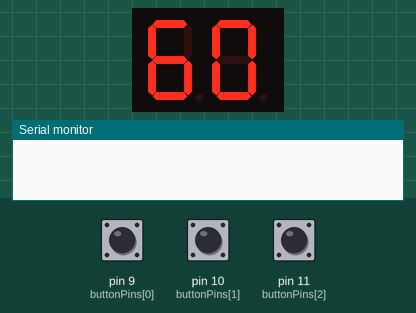
This sketch was run on a simulated Arduino Nano, built with avr-gcc and run on an emulated ATmega328P. Parts: 2-digit seven-segment display, the last lines printed to the serial monitor. Wiring (inferred from the names in the program): 2-digit 7-segment display, segments lit when LOW: segments pin 2, pin 3, pin 4, pin 5, pin 6, pin 7, pin 8; digit selects pin 12, pin 13. Inputs (shaded band) come from the test bench; at power-on: pin 10 (buttonPins[1]) HIGH, pin 9 (buttonPins[0]) HIGH, pin 11 (buttonPins[2]) HIGH. Random numbers use the default seed unless the sketch sets one; the segment pins are drawn as the display they are named for.

Above: at 1.2 s.
1.3 s: pin 10 (buttonPins[1]) pulled LOW for 0.15 s
At 2.0 s:
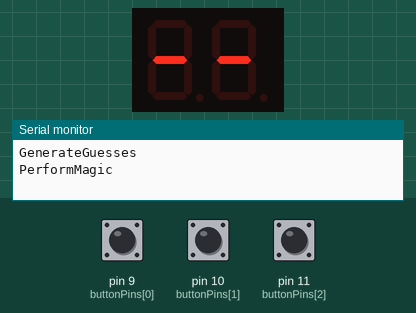
2.9 s: pin 9 (buttonPins[0]) pulled LOW for 3.2 s
7.6 s: pin 11 (buttonPins[2]) pulled LOW for 1 s
At 9.5 s:
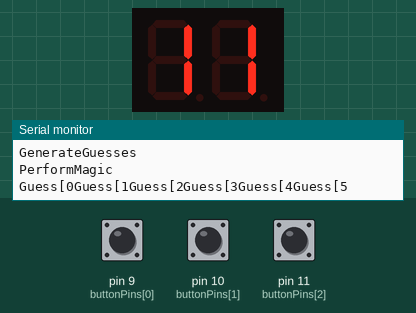
10.1 s: pin 11 (buttonPins[2]) pulled LOW for 3.2 s
At 11.2 s:
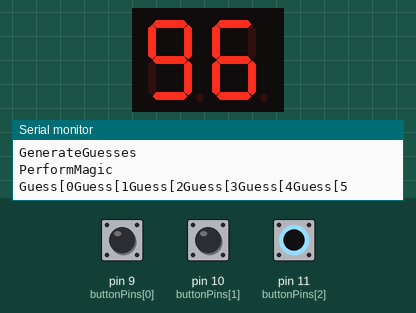
13.9 s: pin 9 (buttonPins[0]) pulled LOW for 3.2 s
At 18.2 s:
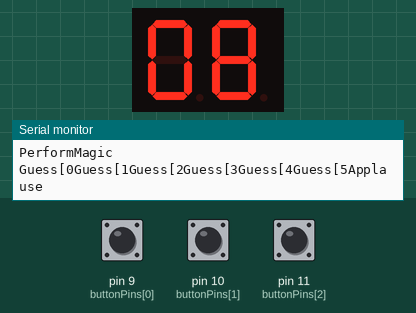
18.6 s: pin 10 (buttonPins[1]) pulled LOW for 1 s
At 19.9 s:
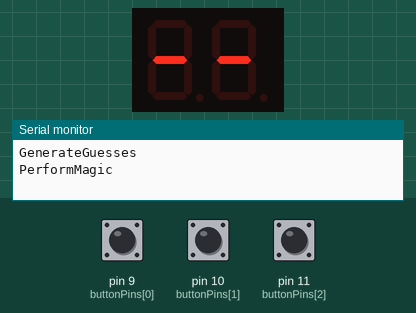
Timing chart, 0 to 21.6 s (numbered marks = the images above; inputs shaded):
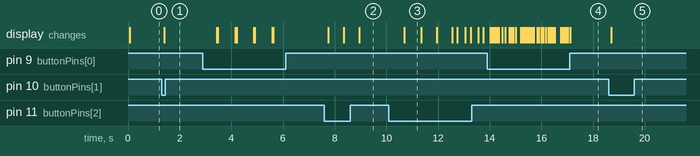

Measured:
- after the input at 1.3 s, the display: changes after 0.10 s (image 1)
- after the input at 7.6 s, the display: first changes after 0.15 s (image 2 shows a later state)
- after the input at 10.1 s, the display: changes after 0.60 s (image 3)
- after the input at 18.6 s, the display: changes after 0.10 s (image 5)
- what the display in image 3 shows lasts 0.7 s, from 10.7 s to 11.4 s

The sketch:

Assistant.ino
```cpp
#include <TimerOne.h>

/*
   Pick a number betweeen 1 and 99
   by Hari Wiguna, 2020
*/

const byte segmentPins[] = {2, 3, 4, 5, 6, 7, 8};
const byte digitPins[] = {12, 13};
const byte maxNumber = 99; // Max # that could be displayed with two digits
const byte buttonPins[] = {9, 10, 11};
const byte OFF = HIGH;
const byte ON = LOW;
const byte PRESSED = LOW;

const byte numberMap[] = {
  //.GFEDCBA
  B00111111,  // 0
  B00000110,  // 1
  B01011011,  // 2
  B01001111,  // 3
  B01100110,  // 4
  B01101101,  // 5
  B01111101,  // 6
  B00000111,  // 7
  B01111111,  // 8
  B01101111,  // 9
  B01000000,  // -
  //B01010011,  // ?
};

byte currentNumber;
volatile byte currentDigitIndex = 0;
volatile bool isDisplayOn = true;

#define WAITING_FOR_CHOSEN_NUMBER  0
#define WAITING_FOR_MAGICIAN  1
#define WAITING_FOR_NEXT_GUESS  2
#define WAITING_FOR_NEXT_TRICK  3
byte currentState = WAITING_FOR_CHOSEN_NUMBER;

byte WaitForButton() {
  byte pressedButtonIndex = -1; // none pressed
  do {
    delay(100);
    for (byte buttonIndex = 0; buttonIndex < 3; buttonIndex++)
      if (digitalRead(buttonPins[buttonIndex]) == PRESSED) pressedButtonIndex = buttonIndex;
  } while (pressedButtonIndex == -1);
  return pressedButtonIndex;
}

void DisplayCurrentNumber(void)
{
  digitalWrite(digitPins[currentDigitIndex], OFF); // Turn off last digit index
  currentDigitIndex = 1 - currentDigitIndex; // alternate digit index
  byte currentDigit = (currentDigitIndex == 0) ? currentNumber % 10 : currentNumber / 10;
  if (currentNumber == 0) currentDigit = 10; // Dash
  for (byte i = 0; i < 7; i++) {
    bool isOn = !(bitRead(numberMap[currentDigit], i) && isDisplayOn);
    digitalWrite(segmentPins[i], isOn);
  }
  digitalWrite(digitPins[currentDigitIndex], ON);
}

void setup() {
  Serial.begin(9600);

  for (byte i = 0; i < 7; i++) {
    pinMode(segmentPins[i], OUTPUT);
    digitalWrite(segmentPins[i], OFF);
  }
  for (byte i = 0; i < 2; i++) {
    pinMode(digitPins[i], OUTPUT);
    digitalWrite(digitPins[i], ON);
  }
  for (byte i = 0; i < 3; i++) {
    pinMode(buttonPins[i], INPUT_PULLUP);
  }

  randomSeed(analogRead(A7));
  currentNumber = random(1, maxNumber + 1);

  Timer1.initialize(10000); // call every 0.01 seconds
  Timer1.attachInterrupt(DisplayCurrentNumber);
}

void TestSegments() {
  digitalWrite(digitPins[0], LOW); // common anode off
  digitalWrite(digitPins[1], LOW); // common anode off
  for (byte d = 0; d < 2; d++) {
    digitalWrite(digitPins[d], HIGH); // common anode on
    for (byte i = 0; i < 7; i++) {
      digitalWrite(segmentPins[i], ON);
      delay(150);
      digitalWrite(segmentPins[i], OFF);
      delay(150);
    }
    digitalWrite(digitPins[d], LOW); // common anode off
  }
}

void TestDigits() {
  digitalWrite(digitPins[0], ON); digitalWrite(digitPins[1], OFF); delay(500);
  digitalWrite(digitPins[0], OFF); digitalWrite(digitPins[1], ON); delay(500);
}

void TestButtons() {
  digitalWrite(segmentPins[6], ON);
  for (byte i = 0; i < 2; i++) {
    if (digitalRead(buttonPins[0]) == PRESSED) {
      digitalWrite(digitPins[0], ON); digitalWrite(digitPins[1], OFF);
    }

    if (digitalRead(buttonPins[1]) == PRESSED) {
      digitalWrite(digitPins[0], OFF); digitalWrite(digitPins[1], ON);
    }

    if (digitalRead(buttonPins[2]) == PRESSED) {
      digitalWrite(digitPins[0], OFF); digitalWrite(digitPins[1], OFF);
    }
  }
}

void TestNumbers() {
  digitalWrite(digitPins[0], ON); digitalWrite(digitPins[1], OFF);
  for (byte ni = 0; ni < 10; ni++) {
    for (byte i = 0; i < 7; i++) {
      digitalWrite(segmentPins[i], !bitRead(numberMap[ni], i));
    }
    delay(500);
  }
}

void Refresh() {
  //  digitalWrite(digitPins[currentDigitIndex], OFF); // Turn off last digit index
  //  currentDigitIndex = 1 - currentDigitIndex; // alternate digit index
  //  byte currentDigit = (currentDigitIndex == 0) ? currentNumber % 10 : currentNumber / 10;
  //  if (currentNumber == 0) currentDigit = 10; // Dash
  //  for (byte i = 0; i < 7; i++) {
  //    digitalWrite(segmentPins[i], !bitRead(numberMap[currentDigit], i));
  //  }
  //  digitalWrite(digitPins[currentDigitIndex], ON);
  DisplayCurrentNumber();
  delay(10);
}

void ShuffleRandomNumber() {
  if (digitalRead(buttonPins[0]) == PRESSED) {
    byte randomNumber = random(1, 100);
    currentNumber = randomNumber;
  }
}


#include "Magician.h"

bool NumberPicked() {
  if ((currentNumber != 0) && (digitalRead(buttonPins[1]) == PRESSED)) {
    chosenNumber = currentNumber;
  }
  return chosenNumber != 0;
}

void Applause() {
  Serial.println("Applause");
  bool buttonPressed = false;
  do {
    isDisplayOn = !isDisplayOn;
    for (byte i = 0; i < 5; i++) {
      if (digitalRead(buttonPins[0]) == PRESSED) {
        buttonPressed = true;
      }
      delay(50);
    }
  } while (!buttonPressed);
  isDisplayOn = true;

  currentState = WAITING_FOR_CHOSEN_NUMBER;
}


void loop() {
  //TestSegments();
  //TestDigits();
  //TestButtons();
  //TestNumbers();
  //Refresh();
  //
    switch (currentState) {
      case WAITING_FOR_CHOSEN_NUMBER:
        ShuffleRandomNumber();
        if (NumberPicked()) PrepareMagic();
        break;
      case WAITING_FOR_MAGICIAN:
        PerformMagic();
        break;
    }
}
```

Magician.h
```cpp
// Don't study this file unless you want to ruin the trick. :-)

const byte maxNumberOfGuesses = 6;
byte guesses[maxNumberOfGuesses];
byte numberOfGuesses;
byte sentinelHint;

byte sentinelDigit;
bool isSentinelOnLeft;
byte sentinelNumber;

byte chosenNumber;

void Print(String label, byte number) {
//  Serial.print(label);
//  Serial.print(" = ");
//  Serial.println(number);
}

void PrintElement(String var, byte index, byte value) {
//  Serial.print(var);
//  Serial.print("[");
//  Serial.print(index);
//  Serial.print("]=");
//  Serial.println(value);
}

byte HintToSentinel(byte sentinelHint) {

  byte firstDigit = sentinelHint / 10;
  byte secondDigit = sentinelHint % 10;
  isSentinelOnLeft = (firstDigit > secondDigit);
  byte sentinelHintDigit =  isSentinelOnLeft ? firstDigit : secondDigit;
  sentinelDigit = 9 - sentinelHintDigit;

  do {
    byte sentinelOtherDigit = random(0, 10);

    sentinelNumber = (isSentinelOnLeft) ?
                     sentinelDigit * 10 + sentinelOtherDigit :
                     sentinelOtherDigit * 10 + sentinelDigit;
  } while (sentinelNumber == 0);

  Print("HintToSentinel. sentinelHint", sentinelHint);
  Print("firstDigit", firstDigit);
  Print("secondDigit", secondDigit);
  Print("isSentinelOnLeft", isSentinelOnLeft);
  Print("sentinelHintDigit", sentinelHintDigit);
  Print("sentinelDigit", sentinelDigit);
  Print("sentinelNumber", sentinelNumber);

  return sentinelNumber;
}

byte PickHint() {
  byte firstDigit, secondDigit;
  do {
    sentinelHint = random(1, maxNumber + 1);
    firstDigit = sentinelHint / 10;
    secondDigit = sentinelHint % 10;
  } while (firstDigit == secondDigit);
  return sentinelHint;
}

byte GoodRandom() {
  byte randomGuess;
  bool conflictWithSentinelDigit, conflictWithSentinelHint, conflictWithChosenNumber;
  do {
    randomGuess = random(1, maxNumber + 1);
    byte valueAtSentinelPosition = isSentinelOnLeft ? randomGuess / 10 : randomGuess % 10;
    conflictWithSentinelDigit = valueAtSentinelPosition == sentinelDigit;
    conflictWithSentinelHint = randomGuess == sentinelHint;
    conflictWithChosenNumber = randomGuess == chosenNumber;
  } while (conflictWithSentinelDigit || conflictWithSentinelHint || conflictWithChosenNumber );
  return randomGuess;
}

void GenerateGuesses() {
  Serial.println("GenerateGuesses");
  guesses[0] = sentinelHint;
  guesses[numberOfGuesses - 2] = sentinelNumber;
  guesses[numberOfGuesses - 1] = chosenNumber;

  // Fill the guesses randomly
  for (byte i = 1; i < (numberOfGuesses - 2); i++) {
    guesses[i] = GoodRandom();
    PrintElement("guesses", i, guesses[i]);
  }
}

//------------------------------------

void PrepareMagic() {
  Print("\nPrepareMagic. chosenNumber", chosenNumber);
  numberOfGuesses = random(3, maxNumberOfGuesses + 1);
  Print("numberOfGuesses", numberOfGuesses);

  do {
    sentinelHint = PickHint();
    sentinelNumber = HintToSentinel(sentinelHint);
  } while ((sentinelHint == chosenNumber) || (sentinelNumber == chosenNumber));

  Print("chosenNumber", chosenNumber);
  Print("sentinelHint", sentinelHint);
  Print("sentinelNumber", sentinelNumber);

  GenerateGuesses();
  currentState = WAITING_FOR_MAGICIAN;
}

void PerformMagic() {
  Serial.println("PerformMagic");
  // First, show "--" to indicate start of guesses...
  currentNumber = 0;
  byte pressedButtonIndex;
  do {
    pressedButtonIndex = WaitForButton();
    if (pressedButtonIndex == 0) {currentState = WAITING_FOR_CHOSEN_NUMBER; break;}
    if (pressedButtonIndex == 2) {currentState = WAITING_FOR_NEXT_GUESS; break;}
  } while (true);

  if (currentState == WAITING_FOR_NEXT_GUESS) {
    if (numberOfGuesses != 0) { // Make sure PrepareMagic() has filled the guesses array()
      for (byte i = 0; i < numberOfGuesses; i++) {
        Serial.print("Guess["); Serial.print(i); Print("]", guesses[i]);
      }
      for (byte guessIndex = 0; guessIndex < numberOfGuesses; guessIndex++) {
        PrintElement("guesses", guessIndex, guesses[guessIndex]);
        currentNumber = guesses[guessIndex];
        do {
          //Refresh();
          delay(100);
        } while (digitalRead(buttonPins[2]) != PRESSED);

        delay(500);
      }

      currentState = WAITING_FOR_NEXT_TRICK;
      Applause(); // until they press button 0 to get another random#
      numberOfGuesses = 0; // Get ready for next show
      chosenNumber = 0;
    }
  }
}
```
